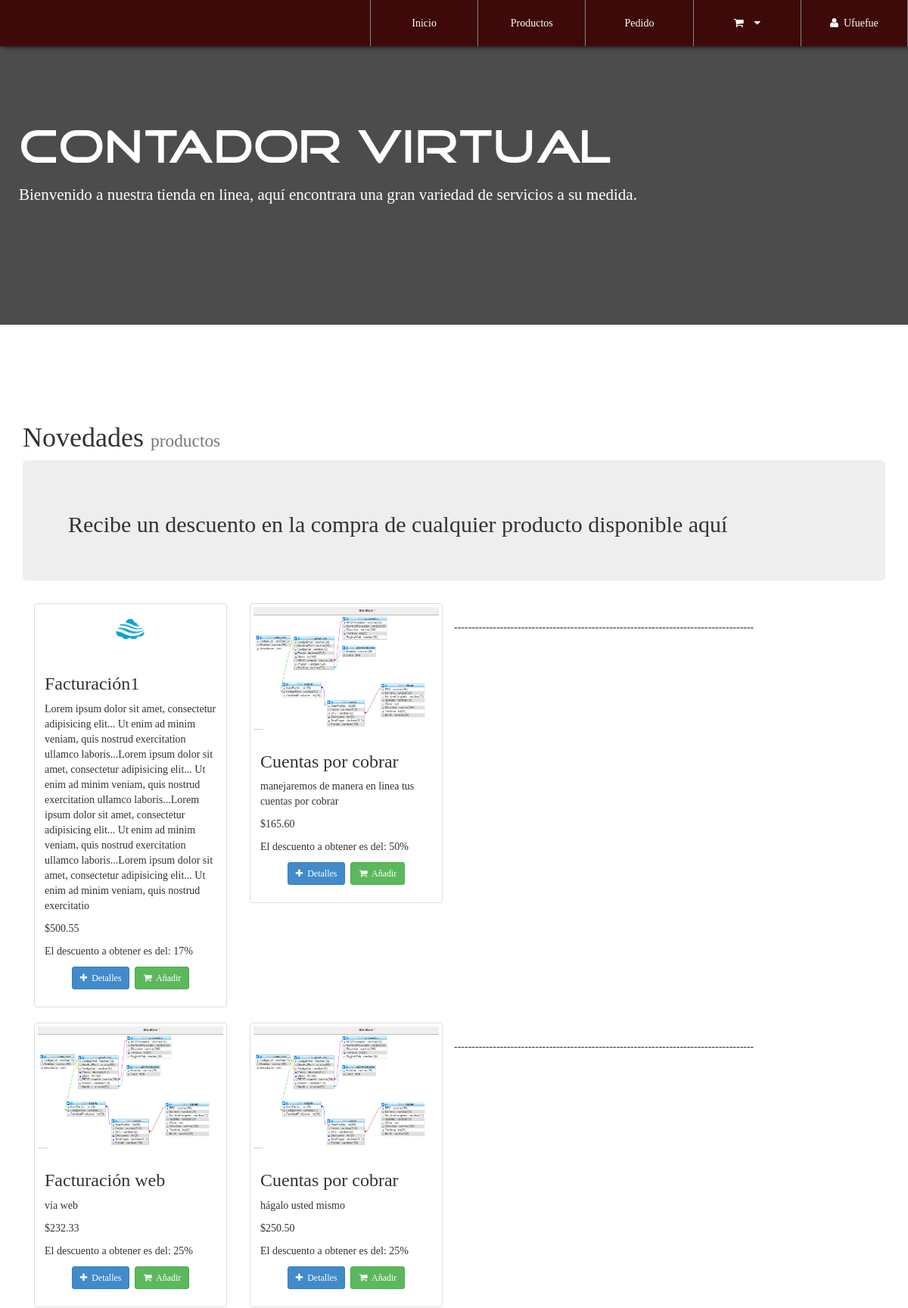
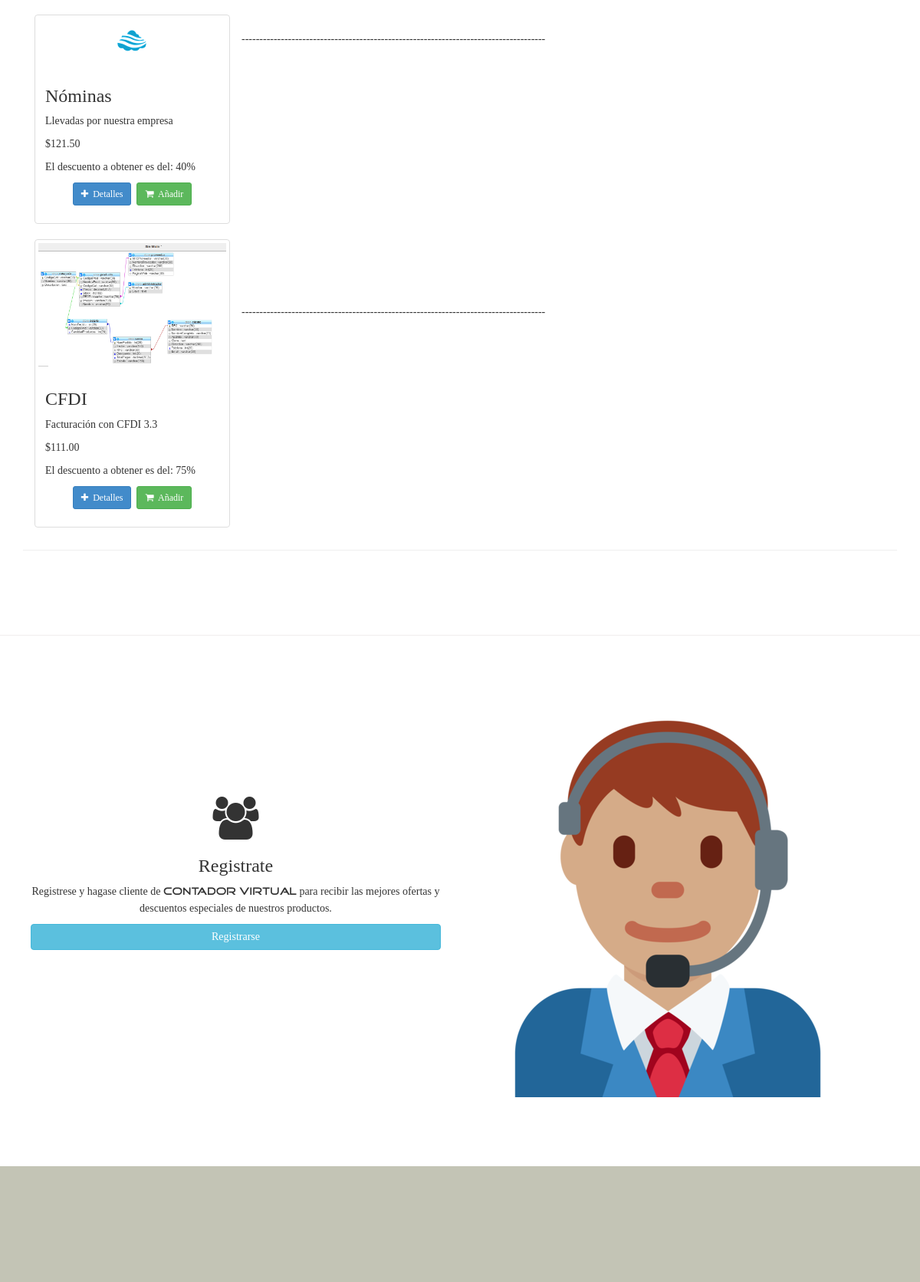
The app's page / (signed in, upper part) with its own data (2 pictures, top to bottom).
### tables this page shows
CREATE TABLE `producto` (
  `CodigoProd` varchar(30) NOT NULL,
  `NombreProd` varchar(30) NOT NULL,
  `CodigoCat` varchar(2) NOT NULL,
  `Precio` decimal(30,2) NOT NULL,
  `Descripcion` varchar(500) NOT NULL,
  `RFCProveedor` varchar(30) NOT NULL,
  `Imagen` varchar(150) NOT NULL,
  `Descuento` decimal(2,2) NOT NULL,
  `IVA` decimal(10,2) NOT NULL,
  `Estado` tinyint(1) NOT NULL
);

### library/consulSQL.php (called while the page is built, shortened)
<?php
class ejecutarSQL {
    public static function conectar(){
        if(!$con=  mysqli_connect(SERVER,USER,PASS)){
            die("Error en el servidor, verifique sus datos");
        }
        return $con;
    }
    public static function consultar($query) {
        if (!$consul = mysqli_query(ejecutarSQL::conectar(), $query)) {
            die("Error en la consulta SQL ejecutada" .$query);
        }
        return $consul;
    }
}

### index.php (the view, shortened to what this page needs)
<!DOCTYPE html>
<html lang="es, en">
<head>
    <?php include './inc/link.php'; ?>
</head>
<body id="container-page-index">
    <?php include './inc/navbar.php'; ?>
    <div class="jumbotron" id="jumbotron-index">
      <h1><span class="tittles-pages-logo">Contador Virtual</span> <small style="color: #fff;"></small></h1>
      <p>
          Bienvenido a nuestra tienda en linea, aquí encontrara una gran variedad de servicios a su medida.
      </p>
    </div>
    <section id="new-prod-index">
         <div class="container">
            <div class="page-header">
                <h1>Novedades <small>productos</small></h1>
              <?php
                  include 'library/consulSQL.php';
                  echo "<div class='jumbotron'><h2>Recibe <b></b>un descuento en la compra de cualquier producto disponible aquí</h2></div>";
                  $consulta= ejecutarSQL::consultar("select * from producto where CodigoCat like 'C1'");
                  $i1 = mysqli_num_rows($consulta);
                  if($i1>0){
                      while($fila=mysqli_fetch_array($consulta)){
                         echo '
                        <div class="col-xs-12 col-sm-6 col-md-3">
                             <div class="thumbnail">
                               <img src="assets/img-products/'.$fila['Imagen'].'" style="widht:100px; heigth:100px">
                               <div class="caption">
                                 <h3>'.$fila['NombreProd'].'</h3>
                                 <p>'.$fila['Descripcion']. '</p>
                                 <p>$'.$fila['Precio'].'</p>';
                                 $por = $fila['Descuento'] * 100;
                                 echo '<p>El descuento a obtener es del: '.$por.'%</p>
                                 <p class="text-center">
                                     <a href="infoProd.php?CodigoProd='.$fila['CodigoProd'].'" class="btn btn-primary btn-sm"><i class="fa fa-plus"></i>&nbsp; Detalles</a>&nbsp;&nbsp;';
                                      if($_SESSION['nombreUser']==$fila['RFCProveedor']){
                                        echo '';
                                      }elseif(!$_SESSION['nombreUser']=="" &&!$_SESSION['claveUser']==""){
                                        echo '<button value="'.$fila['CodigoProd'].'" class="btn btn-success btn-sm botonCarrito"><i class="fa fa-shopping-cart"></i>&nbsp; Añadir</button>';
                                      }
                                    echo '</p>
                               </div>
                             </div>
                         </div>
                         ';
                     }
                  }else{
                  }
                  echo "<br><p>-------------------------------------------------------------------------------------";
                  echo "<div class='row'><div class='col-xs-12'>";
                  $consulta= ejecutarSQL::consultar("select * from producto where CodigoCat like 'C2'");
                  $i2 = mysqli_num_rows($consulta);
                  if($i2>0){
                      while($fila=mysqli_fetch_array($consulta)){
                         echo '
                        <div class="col-xs-12 col-sm-6 col-md-3">
                             <div class="thumbnail" type="checkbox">
                               <img src="assets/img-products/'.$fila['Imagen'].'" style="widht:100px; heigth:100px">
                               <div class="caption">
                                 <h3>'.$fila['NombreProd'].'</h3>
                                 <p>'.$fila['Descripcion'].'</p>
                                 <p>$'.$fila['Precio'].'</p>';
                                 $por = $fila['Descuento'] * 100;
                                 echo '<p>El descuento a obtener es del: '.$por.'%</p>
                                 <p class="text-center">
                                     <a href="infoProd.php?CodigoProd='.$fila['CodigoProd'].'" class="btn btn-primary btn-sm"><i class="fa fa-plus"></i>&nbsp; Detalles</a>&nbsp;&nbsp;';
                                      if(!$_SESSION['nombreUser']=="" &&!$_SESSION['claveUser']==""){
                                        echo '<button value="'.$fila['CodigoProd'].'" class="btn btn-success btn-sm botonCarrito"><i class="fa fa-shopping-cart"></i>&nbsp; Añadir</button>';
                                      }
                                    echo '</p>
                               </div>
                             </div>
                         </div>
                         ';
                     }
                  }else{
                  }
                  echo "<br><p>-------------------------------------------------------------------------------------";
                  echo "<div class='row'><div class='col-xs-12'>";
                  $consulta= ejecutarSQL::consultar("select * from producto where CodigoCat like 'C3'");
                  $i3 = mysqli_num_rows($consulta);
                  if($i3>0){
                      while($fila=mysqli_fetch_array($consulta)){
                         echo '
                        <div class="col-xs-12 col-sm-6 col-md-3">
                             <div class="thumbnail">
                               <img src="assets/img-products/'.$fila['Imagen'].'" style="widht:100px; heigth:100px">
                               <div class="caption">
                                 <h3>'.$fila['NombreProd'].'</h3>
                                 <p>'.$fila['Descripcion'].'</p>
                                 <p>$'.$fila['Precio'].'</p>';
                                 $por = $fila['Descuento'] * 100;
                                 echo '<p>El descuento a obtener es del: '.$por.'%</p>
                                 <p class="text-center">
                                     <a href="infoProd.php?CodigoProd='.$fila['CodigoProd'].'" class="btn btn-primary btn-sm"><i class="fa fa-plus"></i>&nbsp; Detalles</a>&nbsp;&nbsp;';
                                      if(!$_SESSION['nombreUser']=="" &&!$_SESSION['claveUser']==""){
                                        echo '<button value="'.$fila['CodigoProd'].'" class="btn btn-success btn-sm botonCarrito"><i class="fa fa-shopping-cart"></i>&nbsp; Añadir</button>';
                                      }
                                    echo '</p>
                               </div>
                             </div>
                         </div>
                         ';
                     }
                  }else{
                  }
                  echo "<br><p>-------------------------------------------------------------------------------------";
                  echo "<div class='row'><div class='col-xs-12'>" ;
                  $consulta= ejecutarSQL::consultar("select * from producto where CodigoCat like 'C4'");
                  $i4 = mysqli_num_rows($consulta);
                  if($i4>0){
                      while($fila=mysqli_fetch_array($consulta)){
                         echo '
                        <div class="col-xs-12 col-sm-6 col-md-3">
                             <div class="thumbnail">
                               <img src="assets/img-products/'.$fila['Imagen'].'" style="widht:100px; heigth:100px">
                               <div class="caption">
                                 <h3>'.$fila['NombreProd'].'</h3>
                                 <p>'.$fila['Descripcion'].'</p>
                                 <p>$'.$fila['Precio'].'</p>';
                                 $por = $fila['Descuento'] * 100;
                                 echo '<p>El descuento a obtener es del: '.$por.'%</p>
                                 <p class="text-center">
                                     <a href="infoProd.php?CodigoProd='.$fila['CodigoProd'].'" class="btn btn-primary btn-sm"><i class="fa fa-plus"></i>&nbsp; Detalles</a>&nbsp;&nbsp;';
                                      if(!$_SESSION['nombreUser']=="" &&!$_SESSION['claveUser']==""){
                                        echo '<button value="'.$fila['CodigoProd'].'" class="btn btn-success btn-sm botonCarrito"><i class="fa fa-shopping-cart"></i>&nbsp; Añadir</button>';
                                      }
                                    echo '</p>
                               </div>
                             </div>
                         </div><br><br><br>
                         ';
                     }
                  }else{
                  }
                  echo "<br><p>-------------------------------------------------------------------------------------"
              ?>
            </div>
         </div>
    </section>
    <section id="reg-info-index">
        <div class="container">
            <div class="row">
                <div class="col-xs-12 col-sm-6 text-center">
                   <article style="margin-top:20%;">
                        <p><i class="fa fa-users fa-4x"></i></p>
                        <h3>Registrate</h3>
                        <p>Registrese y hagase cliente de <span class="tittles-pages-logo">Contador Virtual</span> para recibir las mejores ofertas y descuentos especiales de nuestros productos.</p>
                        <p><a href="registration.php" class="btn btn-info btn-block">Registrarse</a></p>
                   </article>
                </div>
                <div class="col-xs-12 col-sm-6">
                    <img src="assets/img/ofi.png" alt="Eoficinista" class="img-responsive">
                </div>
            </div>
        </div>
    </section>
    <section id="distribuidores-index">
        <div class="container">
            <div class="col-xs-12 col-sm-6">
            </div>
            <div class="col-xs-12 col-sm-6">
            </div>
            <div class="col-xs-12">
            </div>
        </div>
    </section>
</body>
</html>

### inc/link.php (shortened to what this page needs)
<link rel="stylesheet" href="css/font-awesome.min.css">
<link rel="stylesheet" href="css/normalize.css">
<link rel="stylesheet" href="css/bootstrap.min.css">
<link rel="stylesheet" href="css/style.css">
<link rel="stylesheet" href="css/media.css">

### inc/navbar.php (shortened to what this page needs)
<nav id="navbar-auto-hidden">
    <div class="row hidden-xs">
        <div class="col-xs-4">
        </div>
        <div class="col-xs-8">
            <div class="contenedor-tabla pull-right">
                <div class="contenedor-tr">
                    <a href="index.php" class="table-cell-td">Inicio</a>
                    <a href="product.php" class="table-cell-td">Productos</a>
                    <?php
                        if(!$_SESSION['nombreAdmin']==""){
                            echo '
                                <a href="configAdmin.php" class="table-cell-td">Administración</a>
                                <a href="#" class="table-cell-td" data-toggle="modal" data-target=".modal-logout">
                                    <i class="fa fa-user"></i>&nbsp;&nbsp;'.$_SESSION['nombreAdmin'].'
                                </a>
                             ';
                        }else if(!$_SESSION['nombreUser']==""){
                            echo '
                                <a href="pedido.php" class="table-cell-td">Pedido</a>
                                <a href="#" class="table-cell-td carrito-button-nav all-elements-tooltip" data-toggle="tooltip" data-placement="bottom" title="Ver carrito de compras">
                                    <i class="fa fa-shopping-cart"></i>&nbsp;&nbsp;&nbsp;&nbsp;<i class="fa fa-caret-down"></i>
                                </a>
                                <a href="#" class="table-cell-td" data-toggle="modal" data-target=".modal-logout">
                                    <i class="fa fa-user"></i>&nbsp;&nbsp;'.$_SESSION['nombreUser'].'
                                </a>
                             ';
                        }
                    ?>
                </div>
            </div>
        </div>
    </div>
</nav>

### css/style.css (style rules this page uses)
body { font-family: "FontFamilySPro"; line-height: 1.5; font-size: 1.4em; width: 100%; height: 100%; margin: 0px; padding: 0px; background-position: center center; background-repeat: no-repeat; background-attachment: fixed; background-size: cover; background-color: #fff; }
nav { width: 100%; position: fixed; top: 0px; background-color: rgba(61, 3, 3,.9); box-shadow: 2px 0px 7px #000; z-index: 50; }
.contenedor-tabla { display: table; width: 100%; }
.contenedor-tr { display: table-row; width: 100%; }
.contenedor-tr > a { text-decoration: none; color: #fff; }
.contenedor-tr > a:last-child { border-right: 1px solid rgba(149, 165, 166,0.8); }
.table-cell-td { display: table-cell; padding: 20px 7px; border-left: 1px solid rgba(149, 165, 166,0.8); text-align: center; width: 20%; }
section { width: 100%; margin: 0px; padding: 90px 0px; }
article { width: 100%; margin: 0px; padding: 10px; }
.tittles-pages-logo { font-family: "FontFamilyLogo"; }
#container-page-index { background-image: url(../assets/img/2.PNG); background-size: 1600px 900px; }
#jumbotron-index { margin: 0px; padding: 140px 25px; color: #fff; background-color: rgba(0,0,0,.7); }
#new-prod-index { background-color: rgba(255,255,255,.9); }
#reg-info-index { background-color: rgba(255,255,255,.9); border-top: 1px solid rgba(183, 165, 165,.2); }
#distribuidores-index { background-color: rgba(186, 188, 171,.87); color: #000; }

### css/media.css (style rules this page uses)
@media (min-width: 1200px) { .contenedor-tabla { width: 90%; } }

### records on screen
producto: Imagen (picture), NombreProd "Facturación1", Descripcion "Lorem ipsum dolor sit amet, consectetur adipisicing elit... Ut enim ad minim veniam, quis nostrud exercitation ullamco laboris...Lorem ipsum dolor sit amet, consectetur adipisicing elit... Ut enim ad minim veniam, quis nostrud exercitation ullamco laboris...Lorem ipsum dolor sit amet, consectetur adipisicing elit... Ut enim ad minim veniam, quis nostrud exercitation ullamco laboris...Lorem ipsum dolor sit amet, consectetur adipisicing elit... Ut enim ad minim veniam, quis nostrud exercitatio", Precio "500.55", Descuento "17", $fila['CodigoProd'] 1001 (drawn)
producto: Imagen (picture), NombreProd "Cuentas por cobrar", Descripcion "manejaremos de manera en linea tus cuentas por cobrar", Precio "165.60", Descuento "50", $fila['CodigoProd'] 1004 (drawn)
producto: Imagen (picture), NombreProd "Facturación web", Descripcion "vía web", Precio "232.33", Descuento "25", $fila['CodigoProd'] 1005 (drawn)
producto: Imagen (picture), NombreProd "Cuentas por cobrar", Descripcion "hágalo usted mismo", Precio "250.50", Descuento "25", $fila['CodigoProd'] 1006 (drawn)
producto: Imagen (picture), NombreProd "Nóminas", Descripcion "Llevadas por nuestra empresa", Precio "121.50", Descuento "40", $fila['CodigoProd'] 1002 (drawn)
producto: Imagen (picture), NombreProd "CFDI", Descripcion "Facturación con CFDI 3.3", Precio "111.00", Descuento "75", $fila['CodigoProd'] 1003 (drawn)

### other values on screen
$_SESSION['nombreUser'] "Ufuefue"
